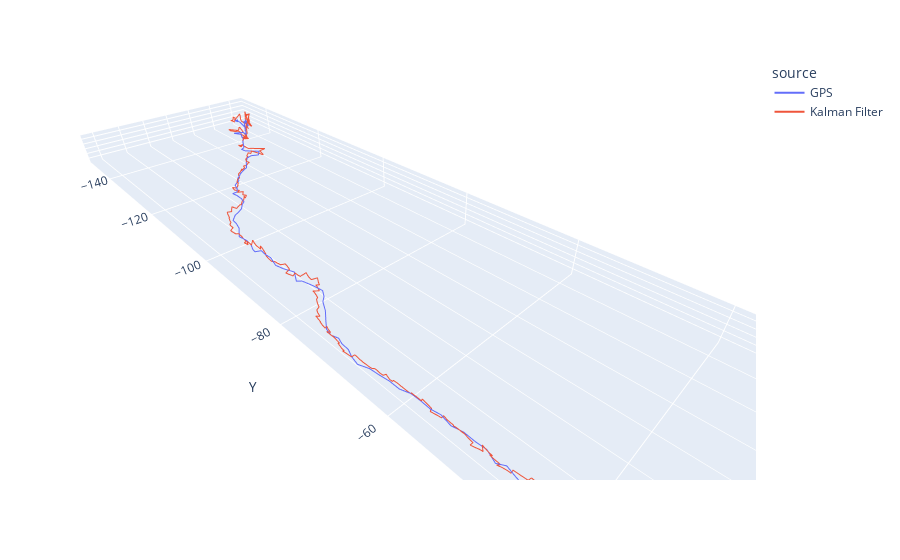

The code cell stored with this chart in its notebook:
### Code cell
#AccelerometerENUDF
#BarometerDF



kf = KalmanFilter(dim_x=9, dim_z=3)  # 9 for pos, vel, acc; adjust dim_z based on measurements

kf.x = (np.zeros(9)) #Initialize to 0 velocity, acceleration, position
kf.P = np.eye(9) * 10  # Initialize with a large uncertainty in initial state

kf.F = np.eye(9) #will be updated per below
def update_F(sensor_type, dt):
    F = np.eye(9)  # Start with identity matrix and modify only necessary parts
    
    if sensor_type == 'Accelerometer':
        # Accelerometer affects acceleration, which affects velocity and position
        F[3:6, 6:9] = np.eye(3) * dt  # Update velocity with acceleration
        F[0:3, 3:6] = np.eye(3) * dt  # Update position with velocity
        F[0:3, 6:9] = 0.5 * np.eye(3) * dt**2  # Update position with acceleration
    elif sensor_type == 'GPS':
        # F = np.zeros((9, 9))
        # F[0:3, 0:3] = np.eye(3) #gps only updates position
        F = np.eye(9)  # Start with identity matrix and modify only necessary parts
        F[0:3, 3:6] = np.eye(3) * dt  # Update position with velocity

    kf.F = F

kf.Q = np.eye(9)
kf.Q[0,0] = kf.Q[1,1] = kf.Q[2,2] = 1 #Position noise
kf.Q[3,3] = kf.Q[4,4] = kf.Q[5,5] = 1 #Velocity noise
kf.Q[6,6] = kf.Q[7,7] = kf.Q[8,8] = 1 #Acceleration noise
print(kf.Q)

# Placeholder for measurement matrix (H) and measurement noise covariance (R)
kf.H = np.eye(3, 9)  
kf.R = np.eye(3)     

def gps_measurement_matrix():
    # Assuming we measure position directly
    H = np.zeros((5, 9))
    H[0, 0] = 1  # Measure east position
    H[1, 1] = 1  # Measure north position
    H[2, 2] = 1  # Measure up position
    H[3, 3] = 1  # Measure east velocity
    H[4, 4] = 1  # Measure north velocity
    return H

# Accelerometer measurements
def accel_measurement_matrix():
    # Assuming we measure the second derivative of position (acceleration)
    H = np.zeros((3, 9))
    H[0, 6] = 1  # Acceleration east
    H[1, 7] = 1  # Acceleration north
    H[2, 8] = 1  # Acceleration up
    return H


LocationENUDF['sensor_type'] = 'GPS'
AccelerometerENUDF['sensor_type'] = 'Accelerometer'

merged_df = pd.concat([LocationENUDF, AccelerometerENUDF], ignore_index=True)
merged_df.sort_values('seconds_elapsed', inplace=True)
merged_df.reset_index(drop=True, inplace=True)

last_time = {'GPS': 0, 'Accelerometer': 0}
dict = {'seconds_elapsed':[], 'east':[], 'north':[], 'up':[]}
outputCoords = pd.DataFrame(dict)
for index, row in merged_df.iterrows():
    sensor_type = row['sensor_type']
    current_time = row['seconds_elapsed']
    
    # Calculate dt using the last timestamp for the current sensor type
    if last_time[sensor_type] == 0:  # If it's the first measurement of this type
        dt = 0  # There's no previous measurement to compare to
    else:
        dt = current_time - last_time[sensor_type]
    
    # Update the last_time for the current sensor type
    last_time[sensor_type] = current_time

    # Update the state transition matrix for the new dt
    update_F(sensor_type, dt)
    kf.predict()
    if row['sensor_type'] == 'Accelerometer':
        kf.dim_z = 3 
        kf.H = accel_measurement_matrix()
        kf.R = np.diag([(row['east']*.01)**2,(row['north']*.01)**2, (row['up']*.01)**2])  # Assume constant accelerometer noise; adjust as necessary
        measurement = np.array([row['east'], row['north'], row['up']])
        kf.update(measurement)
    elif row['sensor_type'] == 'GPS':
        kf.dim_z = 5 
        kf.H = gps_measurement_matrix()
        kf.R = np.diag([row['horizontalAccuracy']**2, row['horizontalAccuracy']**2, row['verticalAccuracy']**2, row['velocity_error_east']**2*0.1, row['velocity_error_north']**2*0.1])*10
        measurement = np.array([row['east'], row['north'], row['up'], row['velocity_east'], row['velocity_north']])
        kf.update(measurement)

    # Save filter state to outputCoords
    outputCoords.loc[len(outputCoords.index)] = [current_time , *kf.x[0:3]]

# Add a 'source' column to each DataFrame to distinguish them in the plot
LocationENUDF['source'] = 'GPS'
outputCoords['source'] = 'Kalman Filter'

# Combine the two DataFrames
combined_df = pd.concat([LocationENUDF.rename(columns={'east': 'Y', 'north': 'X', 'up': 'Z'}),
                         outputCoords.rename(columns={'east': 'Y', 'north': 'X', 'up': 'Z'})])

# Plot using Plotly Express
fig = px.line_3d(combined_df, x='X', y='Y', z='Z', color='source')
fig.layout.scene.aspectmode='data'
fig.show()

### Figure 1 — Plotly figure (JSON) as saved in the notebook; plotly's stock layout.template omitted (floating-point values rounded to 4 significant figures; data arrays with more than 128 entries replaced by an {"elided": "..."} marker saying what was removed)
{"data": [{"hovertemplate": "source=GPS<br>X=%{x}<br>Y=%{y}<br>Z=%{z}<extra></extra>", "legendgroup": "GPS", "line": {"color": "#636efa", "dash": "solid"}, "marker": {"symbol": "circle"}, "mode": "lines", "name": "GPS", "scene": "scene", "showlegend": true, "type": "scatter3d", "x": {"elided": "145 float values"}, "y": {"elided": "145 float values"}, "z": {"elided": "145 float values"}}, {"hovertemplate": "source=Kalman Filter<br>X=%{x}<br>Y=%{y}<br>Z=%{z}<extra></extra>", "legendgroup": "Kalman Filter", "line": {"color": "#EF553B", "dash": "solid"}, "marker": {"symbol": "circle"}, "mode": "lines", "name": "Kalman Filter", "scene": "scene", "showlegend": true, "type": "scatter3d", "x": {"elided": "14637 float values"}, "y": {"elided": "14637 float values"}, "z": {"elided": "14637 float values"}}], "layout": {"legend": {"title": {"text": "source"}, "tracegroupgap": 0}, "margin": {"t": 60}, "scene": {"aspectmode": "data", "domain": {"x": [0, 1], "y": [0, 1]}, "xaxis": {"title": {"text": "X"}}, "yaxis": {"title": {"text": "Y"}}, "zaxis": {"title": {"text": "Z"}}}}}
